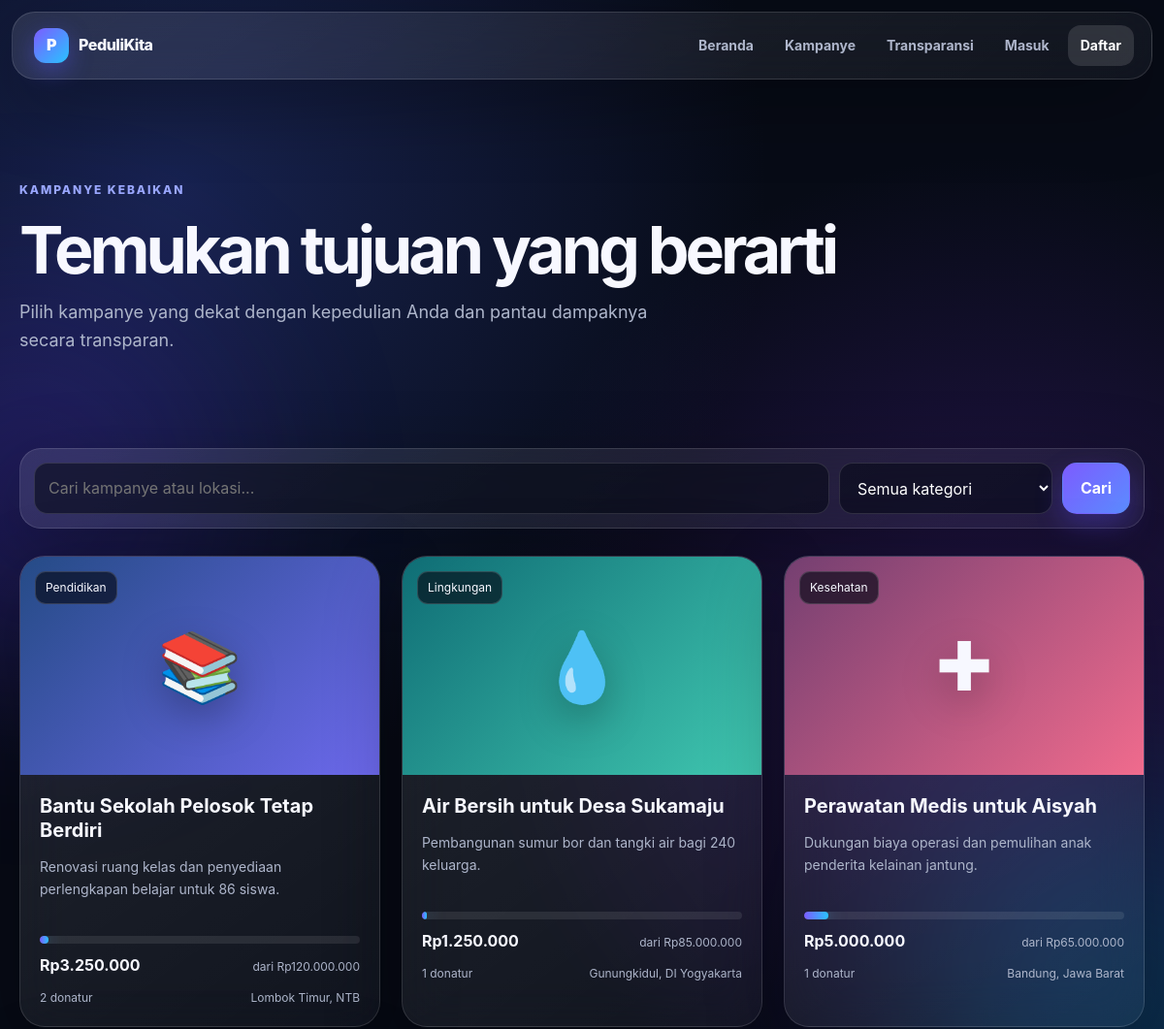
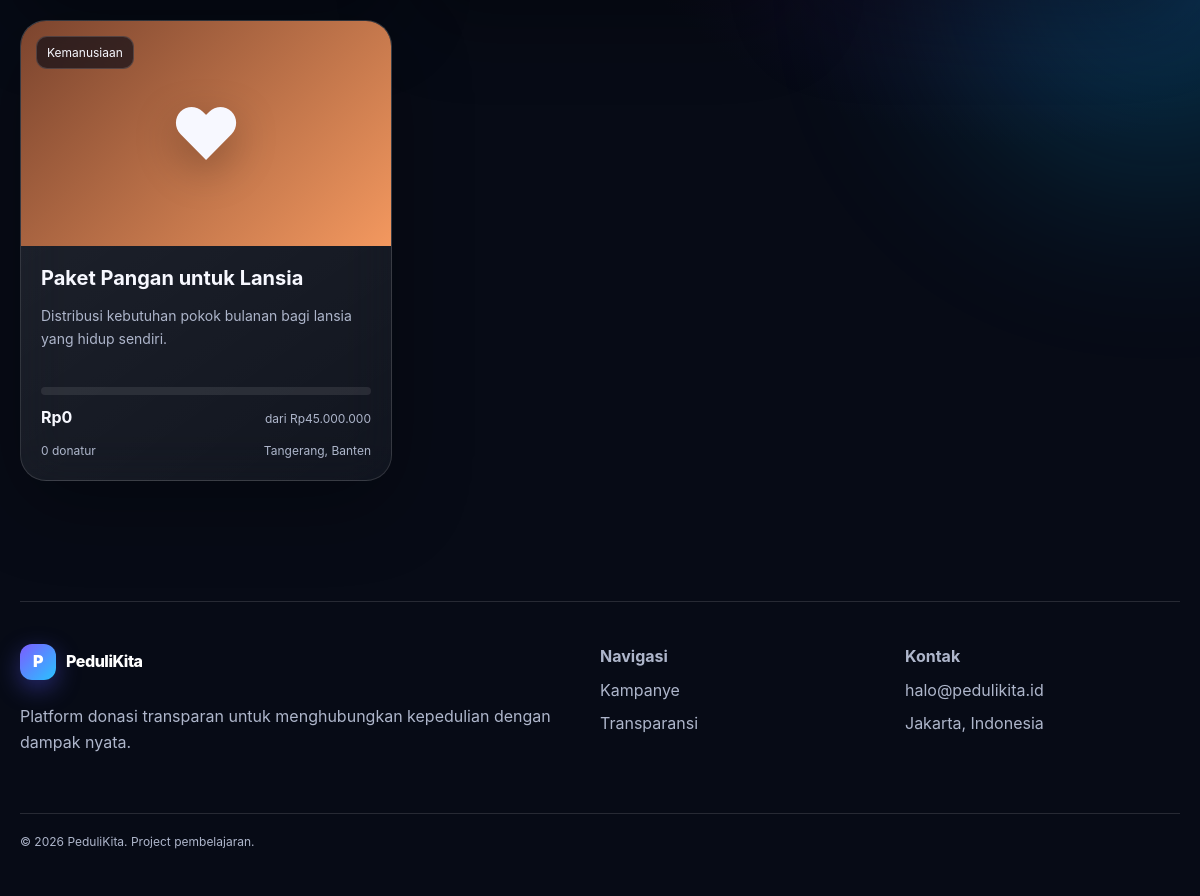
The page /campaigns.php on the database its author committed (2 pictures, top to bottom).
### tables this page shows
CREATE TABLE campaigns (
    id INTEGER PRIMARY KEY AUTOINCREMENT,
    title TEXT NOT NULL,
    slug TEXT NOT NULL UNIQUE,
    summary TEXT NOT NULL,
    description TEXT NOT NULL,
    category TEXT NOT NULL,
    beneficiary TEXT NOT NULL,
    location TEXT NOT NULL,
    target_amount REAL NOT NULL,
    cover_image TEXT,
    status TEXT NOT NULL DEFAULT 'active' CHECK(status IN ('draft','active','completed','closed')),
    deadline TEXT,
    created_by INTEGER,
    created_at TEXT NOT NULL DEFAULT CURRENT_TIMESTAMP,
    FOREIGN KEY(created_by) REFERENCES users(id) ON DELETE SET NULL
);

### helpers.php (called while the page is built, shortened)
<?php
require_once __DIR__ . '/config.php';
function e(?string $value): string { return htmlspecialchars((string)$value, ENT_QUOTES, 'UTF-8'); }
function url(string $path=''): string {
    $script = str_replace('\\','/', dirname($_SERVER['SCRIPT_NAME'] ?? '/'));
    $script = rtrim($script, '/.');
    return ($script ?: '') . '/' . ltrim($path, '/');
}
function money(float|int|string $amount): string { return 'Rp' . number_format((float)$amount, 0, ',', '.'); }
function campaign_progress(array $campaign): float {
    $raised=(float)($campaign['raised']??0); $target=max(1,(float)$campaign['target_amount']); return min(100,($raised/$target)*100);
}
function campaign_query(string $where='1=1'): string { return "SELECT c.*, COALESCE(SUM(CASE WHEN d.status='verified' THEN d.amount ELSE 0 END),0) raised, COUNT(DISTINCT CASE WHEN d.status='verified' THEN d.id END) donor_count FROM campaigns c LEFT JOIN donations d ON d.campaign_id=c.id WHERE $where GROUP BY c.id"; }
function category_icon(string $category): string { return match(strtolower($category)){ 'pendidikan'=>'📚','kesehatan'=>'✚','lingkungan'=>'💧','kemanusiaan'=>'♥',default=>'◆'}; }

### config.php (called while the page is built, shortened)
<?php
function db(): PDO
{
    static $pdo = null;
    if ($pdo instanceof PDO) {
        return $pdo;
    }
    $pdo = new PDO('sqlite:' . DB_PATH, null, null, [
        PDO::ATTR_ERRMODE => PDO::ERRMODE_EXCEPTION,
        PDO::ATTR_DEFAULT_FETCH_MODE => PDO::FETCH_ASSOC,
    ]);
    $pdo->exec('PRAGMA foreign_keys = ON');
    return $pdo;
}

### partials/campaign-card.php (the view)
<article class="campaign-card glass lift">
  <a class="campaign-cover category-<?=e(strtolower($campaign['category']))?>" href="<?=url('campaign.php?slug='.urlencode($campaign['slug']))?>">
    <?php if(!empty($campaign['cover_image'])): ?><img src="<?=url($campaign['cover_image'])?>" alt="<?=e($campaign['title'])?>"><?php else: ?><span class="cover-icon"><?=category_icon($campaign['category'])?></span><?php endif; ?>
    <span class="campaign-category"><?=e($campaign['category'])?></span>
  </a>
  <div class="campaign-body">
    <h3><a href="<?=url('campaign.php?slug='.urlencode($campaign['slug']))?>"><?=e($campaign['title'])?></a></h3>
    <p><?=e($campaign['summary'])?></p>
    <div class="progress"><span style="width:<?=campaign_progress($campaign)?>%"></span></div>
    <div class="campaign-meta"><strong><?=money((float)$campaign['raised'])?></strong><span>dari <?=money((float)$campaign['target_amount'])?></span></div>
    <div class="campaign-foot"><span><?=number_format((int)$campaign['donor_count'])?> donatur</span><span><?=e($campaign['location'])?></span></div>
  </div>
</article>

### campaigns.php (shortened to what this page needs)
<?php
require_once __DIR__.'/helpers.php';
$category=trim($_GET['category']??'');$q=trim($_GET['q']??'');
$where=["c.status='active'"];$params=[];
$stmt=db()->prepare(campaign_query(implode(' AND ',$where)).' ORDER BY c.created_at DESC');$stmt->execute($params);$campaigns=$stmt->fetchAll();
include __DIR__.'/partials/header.php';
?>
<section class="page-hero container"><span class="eyebrow">Kampanye kebaikan</span><h1>Temukan tujuan yang berarti</h1><p>Pilih kampanye yang dekat dengan kepedulian Anda dan pantau dampaknya secara transparan.</p></section>
<section class="container section top-tight">
<form class="filter-bar glass" method="get"><input type="search" name="q" placeholder="Cari kampanye atau lokasi..." value="<?=e($q)?>"><select name="category"><option value="">Semua kategori</option></select><button class="btn primary" type="submit">Cari</button></form>
<div class="campaign-grid"><?php foreach($campaigns as $campaign) include __DIR__.'/partials/campaign-card.php'; ?></div>
</section>
<?php include __DIR__.'/partials/footer.php'; ?>

### assets/css/style.css (style rules this page uses)
:root { --bg:#070b16;--panel:rgba(255,255,255,.08);--panel-strong:rgba(255,255,255,.12);--line:rgba(255,255,255,.13);--text:#f7f8ff;--muted:#aeb6cb;--primary:#7c5cff;--primary2:#29c3ff;--success:#39d98a;--warning:#ffbd5a;--danger:#ff647c;--radius:26px;--shadow:0 24px 80px rgba(0,0,0,.32) }
* { box-sizing:border-box }
html { scroll-behavior:smooth }
body { margin:0;font-family:Inter,ui-sans-serif,system-ui,-apple-system,BlinkMacSystemFont,"Segoe UI",sans-serif;background:radial-gradient(circle at 15% 10%,#182350 0,transparent 30%),radial-gradient(circle at 85% 35%,#25154d 0,transparent 32%),var(--bg);color:var(--text);min-height:100vh;line-height:1.6 }
a { color:inherit;text-decoration:none }
.container { width:min(1160px,calc(100% - 32px));margin-inline:auto }
.glass { background:linear-gradient(145deg,rgba(255,255,255,.105),rgba(255,255,255,.045));border:1px solid var(--line);box-shadow:var(--shadow);backdrop-filter:blur(24px);-webkit-backdrop-filter:blur(24px) }
.eyebrow { text-transform:uppercase;letter-spacing:.16em;font-size:12px;font-weight:800;color:#9aa7ff }
.hero h1,.page-hero h1 { font-size:clamp(44px,7vw,78px);line-height:.98;letter-spacing:-.06em;margin:16px 0 25px }
.hero-copy>p,.page-hero>p { font-size:18px;color:var(--muted);max-width:650px }
.btn { display:inline-flex;justify-content:center;align-items:center;gap:8px;border:1px solid transparent;border-radius:15px;padding:12px 18px;color:#fff;font:inherit;font-weight:750;cursor:pointer;transition:.2s;background:none }
.btn.primary { background:linear-gradient(135deg,var(--primary),#5b8cff);box-shadow:0 12px 28px rgba(93,76,255,.3) }
.section { padding:90px 0 }
.top-tight { padding-top:30px }
.campaign-grid { display:grid;grid-template-columns:repeat(3,1fr);gap:22px }
.campaign-card { overflow:hidden;border-radius:26px }
.lift { transition:transform .25s,border-color .25s }
.campaign-cover,.detail-cover { height:225px;display:flex;align-items:center;justify-content:center;position:relative;overflow:hidden;background:linear-gradient(135deg,#323c75,#6e4ae5) }
.category-kesehatan { background:linear-gradient(135deg,#743f71,#f06b8d) }
.category-pendidikan { background:linear-gradient(135deg,#254b86,#6d69ed) }
.category-lingkungan { background:linear-gradient(135deg,#0f6d75,#40c7b0) }
.category-kemanusiaan { background:linear-gradient(135deg,#7b442e,#f3985f) }
.cover-icon,.detail-cover>span { font-size:70px;filter:drop-shadow(0 14px 20px rgba(0,0,0,.25)) }
.campaign-category,.detail-cover>b { position:absolute;left:15px;top:15px;background:rgba(6,9,20,.65);backdrop-filter:blur(10px);border:1px solid rgba(255,255,255,.15);padding:6px 10px;border-radius:11px;font-size:12px }
.campaign-body { padding:20px }
.campaign-body h3 { font-size:20px;line-height:1.25;margin:0 0 9px }
.campaign-body p { color:var(--muted);font-size:14px;min-height:66px }
.progress { height:8px;border-radius:99px;background:rgba(255,255,255,.09);overflow:hidden;margin:16px 0 10px }
.progress span { display:block;height:100%;border-radius:inherit;background:linear-gradient(90deg,var(--primary),var(--primary2));box-shadow:0 0 18px rgba(73,198,255,.5) }
.campaign-meta { display:flex;justify-content:space-between;align-items:baseline }
.campaign-meta span,.campaign-foot { font-size:12px;color:var(--muted) }
.campaign-foot { display:flex;justify-content:space-between;margin-top:10px }
.page-hero { padding:100px 0 48px }
.page-hero h1 { font-size:clamp(42px,6vw,68px);margin-bottom:16px }
.filter-bar { padding:14px;border-radius:22px;display:grid;grid-template-columns:1fr 220px auto;gap:10px;margin-bottom:28px }
input,select,textarea { width:100%;border:1px solid rgba(255,255,255,.13);background:rgba(4,8,20,.56);color:white;border-radius:14px;padding:13px 14px;font:inherit;outline:none }
select option { background:#11162a }

### rows shown on the page
campaigns: category "📚", category "Pendidikan", title "Bantu Sekolah Pelosok Tetap Berdiri", summary "Renovasi ruang kelas dan penyediaan perlengkapan belajar untuk 86 siswa.", campaign_progress($campaign) 2.7083333333333 (drawn), raised "Rp3.250.000", target_amount "Rp120.000.000", donor_count "2", location "Lombok Timur, NTB"
campaigns: category "💧", category "Lingkungan", title "Air Bersih untuk Desa Sukamaju", summary "Pembangunan sumur bor dan tangki air bagi 240 keluarga.", campaign_progress($campaign) 1.4705882352941 (drawn), raised "Rp1.250.000", target_amount "Rp85.000.000", donor_count "1", location "Gunungkidul, DI Yogyakarta"
campaigns: category "✚", category "Kesehatan", title "Perawatan Medis untuk Aisyah", summary "Dukungan biaya operasi dan pemulihan anak penderita kelainan jantung.", campaign_progress($campaign) 7.6923076923077 (drawn), raised "Rp5.000.000", target_amount "Rp65.000.000", donor_count "1", location "Bandung, Jawa Barat"
campaigns: category "♥", category "Kemanusiaan", title "Paket Pangan untuk Lansia", summary "Distribusi kebutuhan pokok bulanan bagi lansia yang hidup sendiri.", raised "Rp0", target_amount "Rp45.000.000", donor_count "0", location "Tangerang, Banten"
